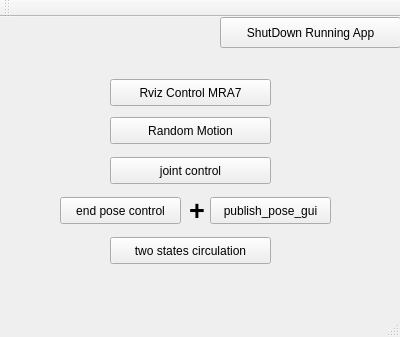
<?xml version="1.0" encoding="UTF-8"?>
<ui version="4.0">
 <class>MainWindow</class>
 <widget class="QMainWindow" name="MainWindow">
  <property name="geometry">
   <rect>
    <x>0</x>
    <y>0</y>
    <width>400</width>
    <height>337</height>
   </rect>
  </property>
  <property name="windowTitle">
   <string>MRA_ROS_APP</string>
  </property>
  <property name="autoFillBackground">
   <bool>false</bool>
  </property>
  <widget class="QWidget" name="centralWidget">
   <widget class="QPushButton" name="pb_random_motion">
    <property name="geometry">
     <rect>
      <x>110</x>
      <y>100</y>
      <width>161</width>
      <height>27</height>
     </rect>
    </property>
    <property name="text">
     <string>Random Motion</string>
    </property>
   </widget>
   <widget class="QPushButton" name="pb_joint_control">
    <property name="geometry">
     <rect>
      <x>110</x>
      <y>140</y>
      <width>161</width>
      <height>27</height>
     </rect>
    </property>
    <property name="text">
     <string>joint control</string>
    </property>
   </widget>
   <widget class="QPushButton" name="pb_shutdown_app">
    <property name="geometry">
     <rect>
      <x>220</x>
      <y>0</y>
      <width>181</width>
      <height>31</height>
     </rect>
    </property>
    <property name="text">
     <string>ShutDown Running App</string>
    </property>
   </widget>
   <widget class="QPushButton" name="pb_rviz_control">
    <property name="geometry">
     <rect>
      <x>110</x>
      <y>62</y>
      <width>161</width>
      <height>27</height>
     </rect>
    </property>
    <property name="text">
     <string>Rviz Control MRA7</string>
    </property>
   </widget>
   <widget class="QPushButton" name="pb_endpose_control">
    <property name="geometry">
     <rect>
      <x>60</x>
      <y>180</y>
      <width>121</width>
      <height>27</height>
     </rect>
    </property>
    <property name="text">
     <string>end pose control</string>
    </property>
   </widget>
   <widget class="QPushButton" name="pb_publish_pose_gui">
    <property name="geometry">
     <rect>
      <x>210</x>
      <y>180</y>
      <width>121</width>
      <height>27</height>
     </rect>
    </property>
    <property name="text">
     <string>publish_pose_gui</string>
    </property>
   </widget>
   <widget class="QLabel" name="label">
    <property name="geometry">
     <rect>
      <x>189</x>
      <y>178</y>
      <width>21</width>
      <height>30</height>
     </rect>
    </property>
    <property name="font">
     <font>
      <pointsize>20</pointsize>
      <weight>75</weight>
      <bold>true</bold>
     </font>
    </property>
    <property name="text">
     <string>+</string>
    </property>
   </widget>
   <widget class="QPushButton" name="pb_circulation_control">
    <property name="geometry">
     <rect>
      <x>110</x>
      <y>220</y>
      <width>161</width>
      <height>27</height>
     </rect>
    </property>
    <property name="text">
     <string>two states circulation</string>
    </property>
   </widget>
  </widget>
  <widget class="QMenuBar" name="menuBar">
   <property name="geometry">
    <rect>
     <x>0</x>
     <y>0</y>
     <width>400</width>
     <height>25</height>
    </rect>
   </property>
  </widget>
  <widget class="QToolBar" name="mainToolBar">
   <attribute name="toolBarArea">
    <enum>TopToolBarArea</enum>
   </attribute>
   <attribute name="toolBarBreak">
    <bool>false</bool>
   </attribute>
  </widget>
  <widget class="QStatusBar" name="statusBar"/>
 </widget>
 <layoutdefault spacing="6" margin="11"/>
 <resources/>
 <connections/>
</ui>
